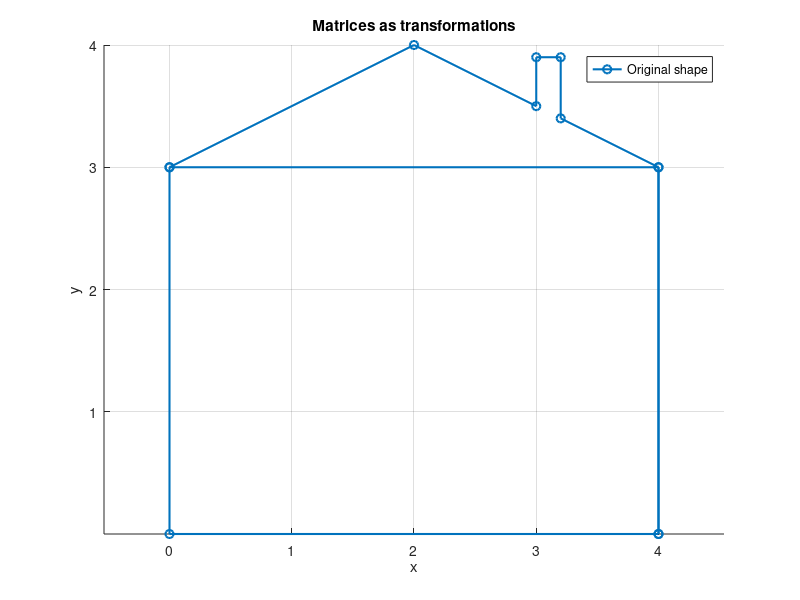

Write the MATLAB code that produced this figure.
P = [4 0 0 4 4 4 3.2 3.2 3   3   2 0;
     0 0 3 3 0 3 3.4 3.9 3.9 3.5 4 3];
figure; axis equal; grid on; hold on; 
plot(P(1,:), P(2,:), '-o', 'LineWidth', 1.5,'DisplayName','Original shape');
title('Matrices as transformations'); xlabel('x'); ylabel('y');
legend;
M = [2 0;
     0 -2]
S = [4 0;
     0 10]
angle = deg2rad(-50);
R = [cos(angle) -sin(angle)
     sin(angle)  cos(angle)]

A = [-1 0.5;
     0.5 -1];
T = inv(A)

B = R*S
